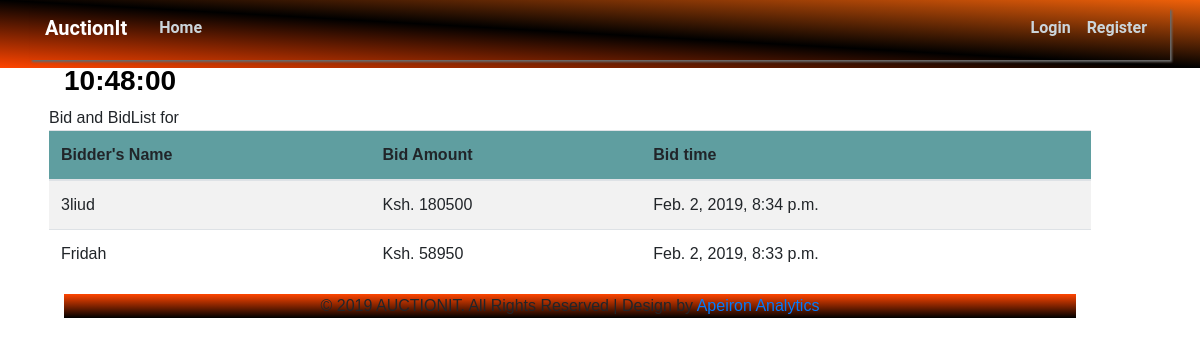
/post/bidderlist/12/, run on an earlier commit of the app's database.
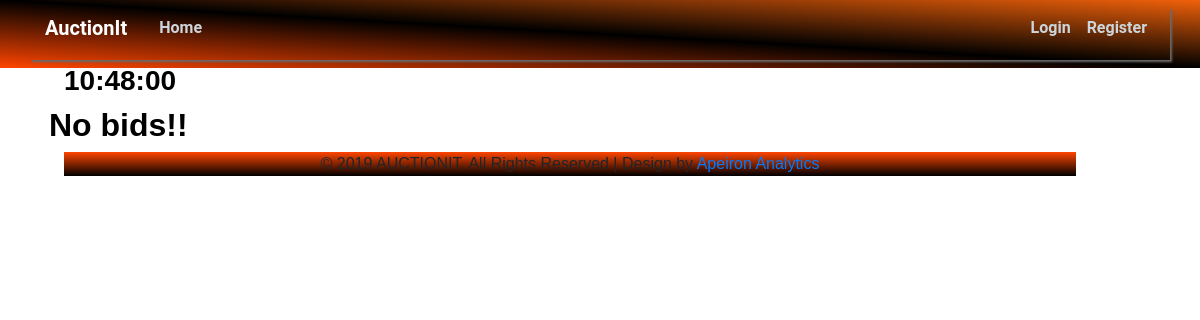
And on a later commit of the database.
### market/models.py (models this page shows, shortened)
class Bidder(models.Model):
	numeric = RegexValidator(r'^[0-9]*$', 'Only numeric are allowed.')
	created = models.DateTimeField(auto_now_add=True)
	updated = models.DateTimeField(auto_now=True)
	user_name = models.ForeignKey(User, on_delete=models.CASCADE)
	product_id = models.ForeignKey(Product, on_delete=models.CASCADE)
	bid_amount = models.CharField(max_length=255, validators=[numeric])

### market/classviews.py (the view)
# urls.py: path('post/bidderlist/<int:pk>/', classviews.BidderListView.as_view(), name="bidder_list"),
class BidderListView(ListView):
	model = Bidder
	def get_queryset(self):
		return Bidder.objects.filter(product_id=self.kwargs['pk']).order_by('-created')
	def get_context_data(self, **kwargs):
		context = super(BidderListView, self).get_context_data(**kwargs)
		context["product_id"] = self.kwargs['pk']
		return context

### market/templates/market/bidder_list.html (shortened to what this page needs)
{% extends 'market/base.html' %}
{% load staticfiles %}
{% block content %}
    {% if bidder_list %}
        <a class="article-title" >Bid and BidList for {{ post.product_id.title }}</a><br>
        <table class="table table-hover table-striped">
            <thead>
            <tr bgcolor="#5f9ea0">
                <th>Bidder's Name</th>
                <th>Bid Amount</th>
                <th>Bid time</th>
            </tr>
            </thead>
            <tbody>
            {% for bid in bidder_list %}
                <tr>
                    <td>{{ bid.user_name }}</td>
                    <td>Ksh. {{ bid.bid_amount }}</td>
                    <td>{{ bid.created }}</td>
                </tr>
            {% endfor %}
            </tbody>
        </table>
    {% else %}
        <h2 style="text-align: center; color: black">No bids!!</h2>
    {% endif %}
{% endblock %}

What changed in the data, as far as the page shows it:
removed Bidder: user_name "3liud", bid_amount "180500", created "Feb. 2, 2019, 8:34 p.m."
removed Bidder: user_name "Fridah", bid_amount "58950", created "Feb. 2, 2019, 8:33 p.m."
Also different on the page:
text no longer shown: "Bid and BidList for Bidder's Name Bid Amount Bid time"
text now shown: "No bids!!"
